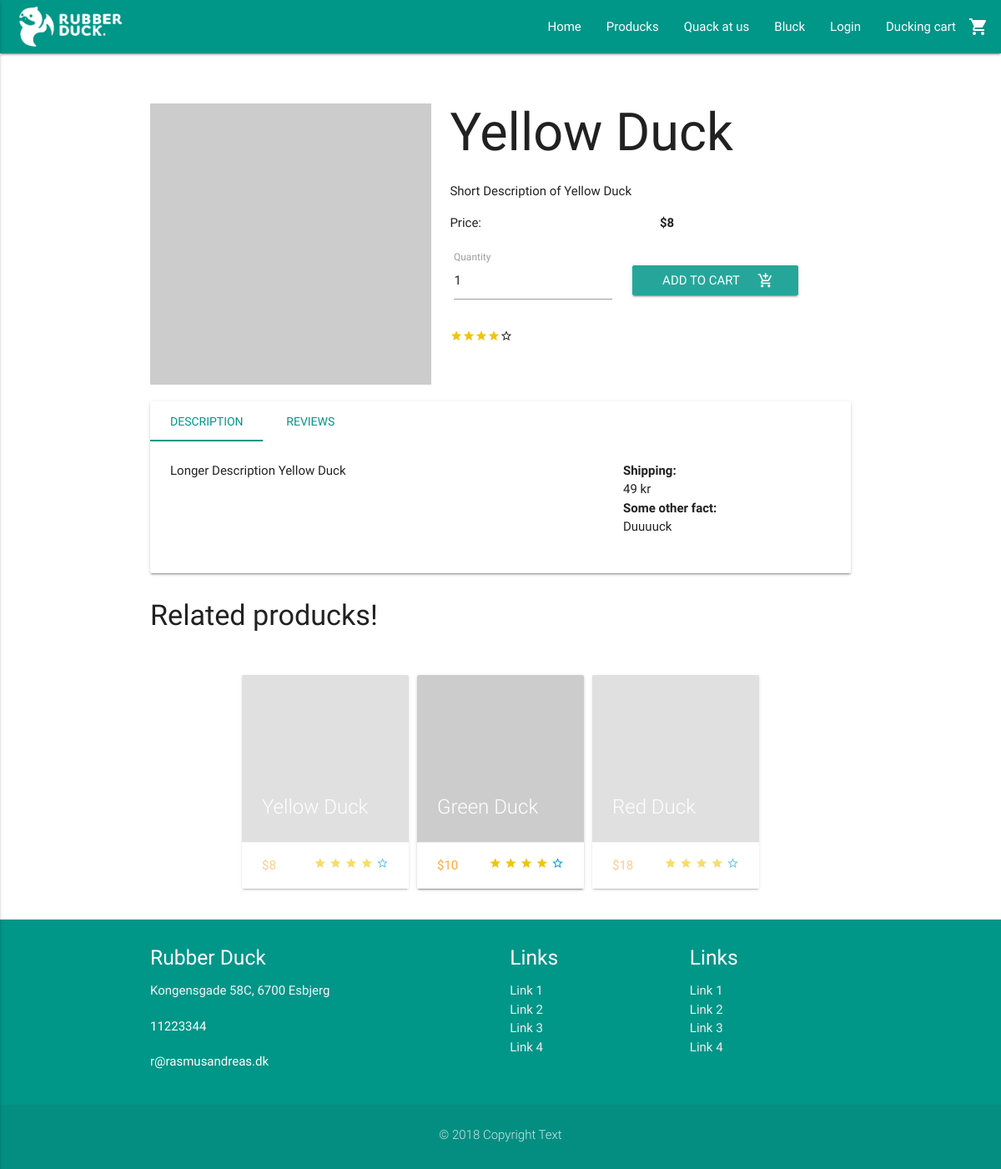
Screenshot of /view/product.php?item=1113 with the database file from the repository.
### tables this page shows
CREATE TABLE BasicPageInfo (
  CVR int NOT NULL PRIMARY KEY,
  LogoURL varchar(255) NOT NULL,
  ShopName varchar(255) NOT NULL,
  MinimumDelivery int NULL,
  AboutUsText varchar(255) NULL,
  Email varchar(255) NULL,
  Phone int NULL,
  Street varchar(255) NULL,
  HouseNumber varchar(255) NULL,
  ZipCode int(20) NOT NULL  
);

CREATE TABLE Product (
  ItemNumber varchar(255) NOT NULL PRIMARY KEY,
  ProductName varchar(255) NOT NULL,
  StockStatus int NOT NULL,
  ShortDescription varchar(255) NOT NULL,
  LongDescription varchar(255) NOT NULL,
  Price int NOT NULL,
  OfferPrice int NULL,
  SeoTitel varchar(255) NULL,
  MetaDescription varchar(255) NULL,
  ProductStatus boolean NOT NULL,
  CreationDate DATE NOT NULL,
  UserEmail varchar(255) NOT NULL,  
  ProductCategoryID int NOT NULL  
);

CREATE TABLE ZipCode (
    ZipCode int(20) NOT NULL PRIMARY KEY,
    City varchar(255)
);

### model/contactDAO.php (called while the page is built, shortened)
<?php
require_once('../includes/connection.php');
    function getPageInfo() {
    global $connection;
        $pageInfo = mysqli_query($connection, "SELECT * FROM `BasicPageInfo`, `ZipCode`");
        $row = mysqli_fetch_assoc($pageInfo);
        return $row;
    }

### includes/loginCustomer/session.php (called while the page is built, shortened)
<?php
	function logged_in() {
		return isset($_SESSION['CustomerEmail']);
	}
?>

### model/productDAO.php (called while the page is built, shortened)
<?php
require_once("../includes/connection.php");
function getCurrentProduct($itemNumber) {
  global $connection;
  $query = "SELECT Product.*, ImgGallery.URL, ImgGallery.IsPrimary FROM Product INNER JOIN ProductImg ON ProductImg.ItemNumber = Product.ItemNumber INNER JOIN ImgGallery ON ImgGallery.ImgID = ProductImg.ImgID WHERE Product.ItemNumber = $itemNumber";
  $result = mysqli_query($connection, $query);
  return $result;
}
function getRelatedProducts($productCat) {
  global $connection;
  $query = "SELECT * FROM Product WHERE ProductCategoryID = $productCat AND ProductStatus = 1 LIMIT 5";
  $result = mysqli_query($connection, $query);
  return $result;
}

### view/product.php (the view, shortened to what this page needs)
<?php
require_once("../includes/header.php");
require_once("../model/productDAO.php");
require_once('../model/productsDAO.php');
$productImgs = getCurrentProduct($_GET["item"]);
$currentItem = mysqli_fetch_assoc($productImgs);
$related = getRelatedProducts($currentItem["ProductCategoryID"]);
?>
  <div class="container product-container">
    <div class="row">
      <div class="col s12 m5 product-img">
        <div class="productimage-cnt">
            <?php foreach ($productImgs as $img) {
                if($img["IsPrimary"] == 1) { ?>
                    <img class="responsive-img materialboxed primary-img" src="<?php echo $img["URL"]; ?>" alt="<?php echo $currentItem["ProductName"]; ?>">
                <?php }
              } ?>
        </div>
      </div>
      <div class="col s12 m7">
        <h1 class="product-title"><?php echo $currentItem["ProductName"]; ?></h1>
        <div class="short-desc">
          <?php echo $currentItem["ShortDescription"]; ?>
        </div>
        <div class="row">
          <div class="col s6">
            <p>Price:</p>
          </div>
          <div class="col s6 right">
            <p><b>$<?php echo $currentItem["Price"]; ?></b></p>
          </div>
          <div class="col s12">
            <form class="" action="../view/product.php?item=<?php echo $_GET["item"]; ?>&action=add" method="get">
              <div class="input-field inline cart_quantity">
                <input name="amount" id="quantity" type="number" value="1">
                <label for="quantity">Quantity</label>
              </div>
              <a class="waves-effect waves-light btn cart-btt"><input type="submit" name="submitcart" value="Add to cart"><i class="material-icons right">add_shopping_cart</i></a>
            </form>
          </div>
          <div class="col s12 avr-review">
            <?php
              echo getReviewForProduct($_GET["item"]);
            ?>
          </div>
        </div>
      </div>
    </div>
    <div class="card">
      <div class="card-tabs">
        <ul class="tabs">
          <li class="tab"><a href="#description">Description</a></li>
          <li class="tab"><a href="#reviews">Reviews</a></li>
        </ul>
      </div>
      <div class="card-content">
        <div id="description">
          <div class="row">
            <div class="col s12 m8">
              <?php echo $currentItem["LongDescription"]; ?>
            </div>
            <div class="col s12 m4">
              <p><b>Shipping:</b><br>
              49 kr</p>
              <p><b>Some other fact:</b><br>
              Duuuuck</p>
            </div>
          </div>
        </div>
      </div>
    </div>
    <div class="carousel product-slider">
			<h4>Related producks!</h4>
      <?php
        while($row = mysqli_fetch_array($related)) {
          ?>
            <a class='carousel-item' href='product.php?item=<?php echo $row["ItemNumber"]; ?>'>
                <div class='card'>
                  <div class='card-image'>
                    <img src='http://via.placeholder.com/400x400'>
                    <span class='card-title'><?php echo $row["ProductName"]; ?></span>
                  </div>
                  <div class='card-action'>
                    <p class='price'>$<?php echo $row["Price"]; ?></p>
                    <div class='stars right'>
                      <i class='material-icons tiny rated'>star</i>
                      <i class='material-icons tiny rated'>star</i>
                      <i class='material-icons tiny rated'>star</i>
                      <i class='material-icons tiny rated'>star</i>
                      <i class='material-icons tiny'>star_border</i>
                    </div>
                  </div>
                </div>
            </a>
          <?php
        }
      ?>
    </div>
  </div>
<?php require_once("../includes/footer.php") ?>

### includes/header.php (shortened to what this page needs)
<?php
require_once("../includes/connection.php");
require_once("../includes/loginCustomer/session.php");
require_once("../model/contactDAO.php");
$pageInfo = getPageInfo();
?>
<!DOCTYPE html>
  <html>
    <html lang="en">
    <head>
      <link type="text/css" rel="stylesheet" href="../css/materialize.min.css"  media="screen,projection"/>
      <link type="text/css" rel="stylesheet" href="../css/custom/custom.css" />
    </head>
    <body>
      <nav class="teal">
        <div class="nav-wrapper">
          <a href="../index.php" class="brand-logo"><img class="responsive-img" style="max-height: 64px!important; padding: 4px 0!important;" src="../<?php echo $pageInfo["LogoURL"]; ?>"></a>
          <ul class="right hide-on-med-and-down">
            <li><a href="../index.php">Home</a></li>
            <li><a href="products.php">Producks</a></li>
            <li><a href="contact.php">Quack at us</a></li>
            <li><a href="blog.php">Bluck</a></li>
            <?php
              if (logged_in() == true) {
            ?>
            <li><a class="dropdown-button" href="" data-activates="dropdown1"><?php echo $_SESSION["FirstName"]; ?><i class="material-icons right">arrow_drop_down</i></a></li>
            <?php
              } else {
            ?>
            <li><a href="login.php">Login</a></li>
            <?php
              }
            ?>
            <li><a href="cart.php">Ducking cart<i class="material-icons right">shopping_cart</i></a></li>
          </ul>
        </div>
      </nav>

### includes/footer.php (shortened to what this page needs)
<?php require_once ('../model/contactDAO.php');
$pageInfo = getPageInfo();
?>
<footer class="page-footer teal">
      <div class="container">
        <div class="row">
          <div class="col s12 m4">
            <h5 class="white-text"><?php echo $pageInfo["ShopName"];?> </h5>
            <p class="grey-text text-lighten-4">
                <?php echo $pageInfo["Street"] . " " . $pageInfo["HouseNumber"] . ", " . $pageInfo["ZipCode"] . " " . $pageInfo["City"]; ?>
            </p>
              <p><?php echo $pageInfo["Phone"] ?></p>
              <p><?php echo $pageInfo["Email"] ?></p>
          </div>
          <div class="col s12 m3 offset-m2">
            <h5 class="white-text">Links</h5>
            <ul>
              <li><a class="grey-text text-lighten-3" href="#!">Link 1</a></li>
              <li><a class="grey-text text-lighten-3" href="#!">Link 2</a></li>
              <li><a class="grey-text text-lighten-3" href="#!">Link 3</a></li>
              <li><a class="grey-text text-lighten-3" href="#!">Link 4</a></li>
            </ul>
          </div>
          <div class="col s12 m3">
            <h5 class="white-text">Links</h5>
            <ul>
              <li><a class="grey-text text-lighten-3" href="#!">Link 1</a></li>
              <li><a class="grey-text text-lighten-3" href="#!">Link 2</a></li>
              <li><a class="grey-text text-lighten-3" href="#!">Link 3</a></li>
              <li><a class="grey-text text-lighten-3" href="#!">Link 4</a></li>
            </ul>
          </div>
        </div>
      </div>
      <div class="footer-copyright">
        <div class="container">
          <p class="center">&copy; 2018 Copyright Text</p>
        </div>
      </div>
    </footer>
  </body>
</html>

### css/custom/custom.css (style rules this page uses)
body { position: relative; }
p { margin-bottom: 20px; }
nav .brand-logo { display: inline-block; padding-left: 20px; }
.product-container { margin-top: 60px; }
.brand-logo { display: block; margin-right: 20px; }
footer { margin: 0; }
h1.product-title { margin-top: 0; }
.rated { color: #f1c40f; }
.primary-img { width: 100%; }
.tabs .tab a { color: #009688; }
.tabs .tab a.active { color: #009688; }
.cart-btt { margin-left: 20px; }
.avr-review { margin-top: 20px; }
.price { color: #ffab40; -webkit-transition: color .3s ease; transition: color .3s ease; text-transform: uppercase; margin: 0 0 0 0; display: inline; }
.product-slider { width: 100%; max-width: 1200px; margin: 0 auto; }

### rows the page displays
basicpageinfo: LogoURL (picture), ShopName "Rubber Duck", Street "Kongensgade", HouseNumber "58C", ZipCode.ZipCode "6700", ZipCode.City "Esbjerg", Phone "11223344", Email "r@rasmusandreas.dk"
product: ProductName "Yellow Duck", ShortDescription "Short Description of Yellow Duck", Price "8", LongDescription "Longer Description Yellow Duck"
product: ProductName "Green Duck", Price "10"
product: ProductName "Red Duck", Price "18"
